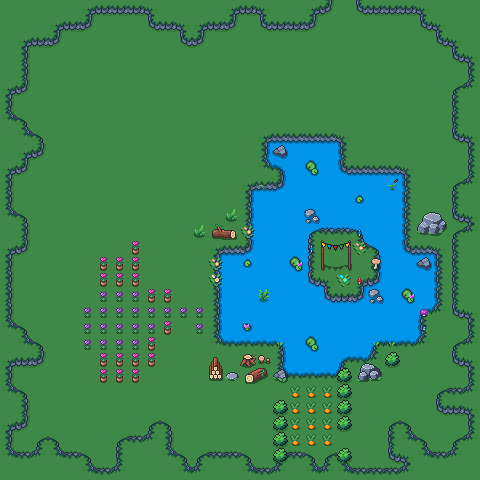

Rendered tile map (Tiled .tmx) drawn with the repository's tilesets; below, a short description and the map source with its tile grids summarised:
An orthogonal 30x30 tile map with 16x16 px tiles, 6 tile layers (Ground, Terrain, Tile Layer 5, decor, ...), 8 tilesets and 6 objects (2x TELEPORT, BATTLE, NPC, COLLISION).

<map version="1.10" tiledversion="1.11.0" orientation="orthogonal" renderorder="right-down" width="30" height="30" tilewidth="16" tileheight="16" infinite="0" nextlayerid="18" nextobjectid="31">
 <editorsettings>
  <export target="world_2.tmx" format="tmx" />
 </editorsettings>
 <tileset firstgid="1" name="Grass_Tiles_1" tilewidth="16" tileheight="16" tilecount="80" columns="8">
  <image source="../Tiles/Grass/Grass_Tiles_1.png" width="128" height="160" />
  <wangsets>
   <wangset name="Grass_1" type="mixed" tile="77">
    <wangcolor name="Grass_Ledge_Rock" color="#ff7700" tile="-1" probability="1">
     <properties>
      <property name="collision" type="bool" value="true" />
     </properties>
    </wangcolor>
    <wangtile tileid="9" wangid="1,1,1,1,1,1,1,1" />
    <wangtile tileid="43" wangid="1,1,1,0,1,1,1,1" />
    <wangtile tileid="44" wangid="1,1,1,0,0,0,1,1" />
    <wangtile tileid="45" wangid="1,1,1,1,1,0,1,1" />
    <wangtile tileid="51" wangid="1,0,0,0,1,1,1,1" />
    <wangtile tileid="53" wangid="1,1,1,1,1,0,0,0" />
    <wangtile tileid="59" wangid="1,0,1,1,1,1,1,1" />
    <wangtile tileid="60" wangid="0,0,1,1,1,1,1,0" />
    <wangtile tileid="61" wangid="1,1,1,1,1,1,1,0" />
    <wangtile tileid="67" wangid="0,0,1,1,1,0,0,0" />
    <wangtile tileid="68" wangid="0,0,0,0,1,1,1,0" />
    <wangtile tileid="75" wangid="1,1,1,0,0,0,0,0" />
    <wangtile tileid="76" wangid="1,0,0,0,0,0,1,1" />
    <properties>
     <property name="solid" type="bool" value="true" />
    </properties>
   </wangset>
  </wangsets>
 </tileset>
 <tileset firstgid="81" name="Beach_Decor_Tiles" tilewidth="16" tileheight="16" tilecount="4" columns="2">
  <image source="../Tiles/Beach/Beach_Decor_Tiles.png" width="32" height="32" />
 </tileset>
 <tileset firstgid="85" name="Grass_Tiles_3" tilewidth="16" tileheight="16" tilecount="80" columns="8">
  <image source="../Tiles/Grass/Grass_Tiles_3.png" width="128" height="160" />
  <wangsets>
   <wangset name="Unnamed Set" type="mixed" tile="-1">
    <wangcolor name="" color="#ff0000" tile="-1" probability="1" />
    <wangtile tileid="3" wangid="1,1,0,0,0,1,1,1" />
    <wangtile tileid="4" wangid="1,1,0,0,0,0,0,1" />
    <wangtile tileid="5" wangid="1,1,1,1,0,0,0,1" />
    <wangtile tileid="11" wangid="0,0,0,0,0,1,1,1" />
    <wangtile tileid="13" wangid="0,1,1,1,0,0,0,0" />
    <wangtile tileid="19" wangid="0,0,0,1,1,1,1,1" />
    <wangtile tileid="20" wangid="0,0,0,1,1,1,0,0" />
    <wangtile tileid="21" wangid="0,1,1,1,1,1,0,0" />
    <wangtile tileid="27" wangid="0,0,0,1,0,0,0,0" />
    <wangtile tileid="28" wangid="0,0,0,0,0,1,0,0" />
    <wangtile tileid="35" wangid="0,1,0,0,0,0,0,0" />
    <wangtile tileid="36" wangid="0,0,0,0,0,0,0,1" />
    <wangtile tileid="77" wangid="1,1,1,1,1,1,1,1" />
   </wangset>
  </wangsets>
 </tileset>
 <tileset firstgid="165" name="Flowers" tilewidth="16" tileheight="16" tilecount="100" columns="10">
  <image source="../Outdoor decoration/Flowers.png" width="160" height="160" />
  <tile id="0">
   <objectgroup draworder="index" id="2">
    <object id="1" x="4.07673" y="3.92327" width="7" height="10" />
   </objectgroup>
  </tile>
 </tileset>
 <tileset firstgid="265" name="Outdoor_Decor" tilewidth="16" tileheight="16" tilecount="162" columns="9">
  <image source="../Outdoor decoration/Outdoor_Decor.png" width="144" height="288" />
 </tileset>
 <tileset firstgid="427" name="Fences" tilewidth="16" tileheight="16" tilecount="16" columns="4">
  <image source="../Outdoor decoration/Fences.png" width="64" height="64" />
 </tileset>
 <tileset firstgid="443" name="Well" tilewidth="16" tileheight="16" tilecount="6" columns="2">
  <image source="../Outdoor decoration/Well.png" width="32" height="48" />
 </tileset>
 <tileset firstgid="449" name="Water_Stone_Tile_1" tilewidth="16" tileheight="16" tilecount="15" columns="3">
  <image source="../Tiles/Water/Water_Stone_Tile_1.png" width="48" height="80" />
  <wangsets>
   <wangset name="Unnamed Set" type="mixed" tile="-1">
    <wangcolor name="" color="#ff0000" tile="-1" probability="1" />
    <wangtile tileid="0" wangid="1,1,0,0,0,1,1,1" />
    <wangtile tileid="1" wangid="1,1,0,0,0,0,0,1" />
    <wangtile tileid="2" wangid="1,1,1,1,0,0,0,1" />
    <wangtile tileid="3" wangid="0,0,0,0,0,1,1,1" />
    <wangtile tileid="5" wangid="0,1,1,1,0,0,0,0" />
    <wangtile tileid="6" wangid="0,0,0,1,1,1,1,1" />
    <wangtile tileid="7" wangid="0,0,0,1,1,1,0,0" />
    <wangtile tileid="8" wangid="0,1,1,1,1,1,0,0" />
    <wangtile tileid="9" wangid="0,0,0,1,0,0,0,0" />
    <wangtile tileid="10" wangid="0,0,0,0,0,1,0,0" />
    <wangtile tileid="12" wangid="0,1,0,0,0,0,0,0" />
    <wangtile tileid="13" wangid="0,0,0,0,0,0,0,1" />
   </wangset>
  </wangsets>
 </tileset>
 <layer id="1" name="Ground" width="30" height="30">
  <data>[900 cells, 900 non-empty, 1 distinct tile ids]</data>
 </layer>
 <layer id="8" name="Terrain" width="30" height="30">
  <properties>
   <property name="COLLISION" type="bool" value="true" />
  </properties>
  <data>[900 cells, 399 non-empty, 26 distinct tile ids]</data>
 </layer>
 <layer id="11" name="Tile Layer 5" width="30" height="30">
  <data>[900 cells, 22 non-empty, 12 distinct tile ids]</data>
 </layer>
 <layer id="12" name="decor" width="30" height="30">
  <properties>
   <property name="overlay" type="bool" value="true" />
  </properties>
  <data>[900 cells, 74 non-empty, 43 distinct tile ids]</data>
 </layer>
 <layer id="9" name="Flowers" width="30" height="30">
  <data>[900 cells, 39 non-empty, 2 distinct tile ids]</data>
 </layer>
 <layer id="10" name="Tile Layer 4" width="30" height="30">
  <data>[900 cells, 0 non-empty, 0 distinct tile ids]</data>
 </layer>
 <objectgroup id="16" name="TriggerBox">
  <object id="20" name="BATTLE1" type="BATTLE" x="96" y="16" width="48" height="32" />
  <object id="24" name="TEST" type="NPC" x="231.5" y="93">
   <point />
  </object>
  <object id="29" name="DUNGEON" type="TELEPORT" x="32.3333" y="170.333" width="49.3333" height="50" />
  <object id="30" name="FOREST" type="TELEPORT" x="287.333" y="43.3333" width="70" height="43" />
 </objectgroup>
 <objectgroup id="17" name="Ambot">
  <object id="23" name="asdsa" type="COLLISION" x="107.5" y="77.25" width="32" height="32" />
 </objectgroup>
</map>
